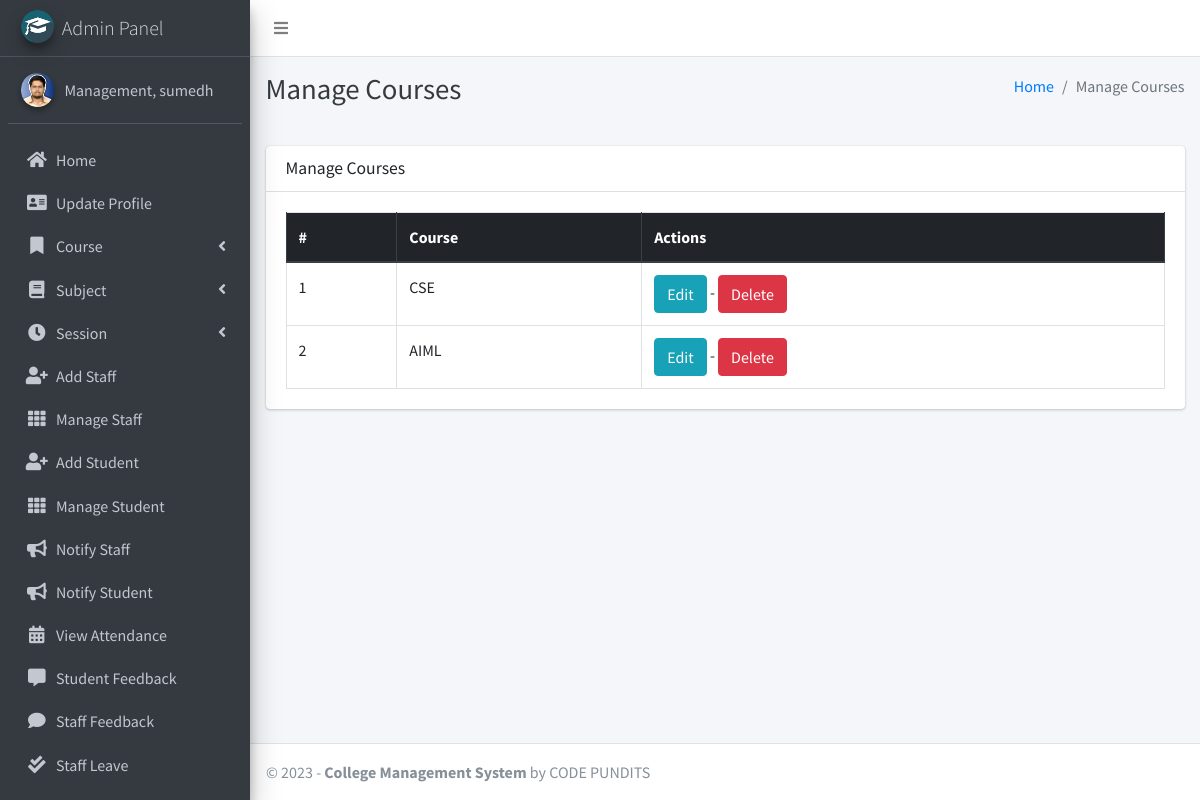
/course/manage/ (signed in), run on the app's committed database.
### main_app/models.py (models this page shows, shortened)
class CustomUser(AbstractUser):
    USER_TYPE = ((1, "HOD"), (2, "Staff"), (3, "Student"))
    GENDER = [("M", "Male"), ("F", "Female")]
    username = None  # Removed username, using email instead
    email = models.EmailField(unique=True)
    user_type = models.CharField(default=1, choices=USER_TYPE, max_length=1)
    gender = models.CharField(max_length=1, choices=GENDER)
    profile_pic = models.ImageField()
    address = models.TextField()
    fcm_token = models.TextField(default="")  # For firebase notifications
    created_at = models.DateTimeField(auto_now_add=True)
    updated_at = models.DateTimeField(auto_now=True)
    USERNAME_FIELD = "email"
    REQUIRED_FIELDS = []
    objects = CustomUserManager()
    def __str__(self):
        return self.last_name + ", " + self.first_name

class Course(models.Model):
    name = models.CharField(max_length=120)
    created_at = models.DateTimeField(auto_now_add=True)
    updated_at = models.DateTimeField(auto_now=True)

### main_app/hod_views.py (the view)
# urls.py: path("course/manage/", hod_views.manage_course, name='manage_course'),
def manage_course(request):
    courses = Course.objects.all()
    context = {
        'courses': courses,
        'page_title': 'Manage Courses'
    }
    return render(request, "hod_template/manage_course.html", context)

### main_app/templates/hod_template/manage_course.html
{% extends 'main_app/base.html' %}
{% load static %}
{% block page_title %}{{page_title}}{% endblock page_title %}
{% block content %}
<section class="content">
    <div class="container-fluid">
        <div class="row">
            <div class="col-md-12">
                <div class="card">
                    <div class="card-header">
                        <h3 class="card-title">{{page_title}}</h3>
                    </div>
                    <div class="card-body">
                        <table id="example2" class="table table-bordered table-hover">
                            <thead class="thead-dark">
                                <tr>
                                    <th>#</th>
                                    <th>Course</th>
                                    <th>Actions</th>
                                </tr>
                            </thead>
                            <tbody>
                                {% for course in courses %}
                                <tr>
                                    <td>{{ forloop.counter }}</td>
                                    <td>{{course.name}}</td>
                                    <td>
                                        <a href="{% url 'edit_course' course.id %}" class="btn btn-info">Edit</a> -
                                        <a href="{% url 'delete_course' course.id %}" onclick="return confirm('Are you sure you want to delete this course ?')" class="btn btn-danger">Delete</a>
                                    </td>
                                </tr>
                                {% endfor %}
                            </tbody>
                        </table>
                    </div>
                </div>
            </div>
        </div>
    </div>
</section>
{% endblock content %}

### main_app/templates/main_app/sidebar_template.html (shortened to what this page needs)
{% load static %}
<aside class="main-sidebar sidebar-dark-info elevation-4">
    {% if request.user.user_type == '1' %}
    <a href="{% url 'admin_home' %}" class="brand-link">
        <img src="{% static 'dist/img/cmsl.png' %} " alt="AdminLTE Logo"
            class="brand-image img-circle elevation-3" >
        <span class="brand-text font-weight-light">Admin Panel</span>
    </a>
    <div class="sidebar">
        <div class="user-panel mt-3 pb-3 mb-3 d-flex">
            <div class="image">
                <img src="{{ request.user.profile_pic}}" class="img-circle elevation-2" alt="User Image">
            </div>
            <div class="info">
                <a href="#" class="d-block">{{user}}</a>
            </div>
        </div>
        <nav class="mt-2">
            <ul class="nav nav-pills nav-sidebar flex-column" data-widget="treeview" role="menu" data-accordion="false">
                <li class="nav-item">
                    {% url 'admin_home' as admin_home %}
                    <a href="{{admin_home}}" class="nav-link {% if admin_home == request.path %} active {% endif %}">
                        <i class="nav-icon fas fa-home"></i>
                        <p>
                            Home
                        </p>
                    </a>
                </li>
                <li class="nav-item">
                    {% url 'admin_view_profile' as admin_view_profile %}
                    <a href="{{admin_view_profile}}"
                        class="nav-link {% if admin_view_profile == request.path %} active {% endif %}">
                        <i class="nav-icon fas fa-address-card"></i>
                        <p>
                            Update Profile
                        </p>
                    </a>
                </li>
                <li class="nav-item has-treeview">
                    <a href="#" class="nav-link">
                        <i class="nav-icon fas fa-bookmark"></i>
                        <p>
                            Course
                            <i class="fas fa-angle-left right"></i>
                        </p>
                    </a>
                </li>
                <li class="nav-item has-treeview">
                    <a href="#" class="nav-link">
                        <i class="nav-icon fas fa-book"></i>
                        <p>
                            Subject
                            <i class="fas fa-angle-left right"></i>
                        </p>
                    </a>
                </li>
                <li class="nav-item has-treeview">
                    <a href="#" class="nav-link">
                        <i class="nav-icon fas fa-clock"></i>
                        <p>
                            Session
                            <i class="fas fa-angle-left right"></i>
                        </p>
                    </a>
                </li>
                <li class="nav-item">
                    {% url 'add_staff' as add_staff %}
                    <a href="{{add_staff}}" class="nav-link {% if add_staff == request.path %} active {% endif %}">
                        <i class="nav-icon fas fa-user-plus"></i>
                        <p>
                            Add Staff
                        </p>
                    </a>
                </li>
                <li class="nav-item">
                    {% url 'manage_staff' as manage_staff %}
                    {% url 'edit_staff' staff_id as edit_staff %}
                    <a href="{{manage_staff}}"
                        class="nav-link {% if manage_staff == request.path or request.path == edit_staff %} active {% endif %}">
                        <i class="nav-icon fas fa-th"></i>
                        <p>
                            Manage Staff
                        </p>
                    </a>
                </li>
                <li class="nav-item">
                    {% url 'add_student' as add_student%}
                    <a href="{{add_student}}" class="nav-link  {% if add_student == request.path %} active {% endif %}">
                        <i class="nav-icon fas fa-user-plus"></i>
                        <p>
                            Add Student
                        </p>
                    </a>
                </li>
                <li class="nav-item">
                    {% url 'manage_student' as manage_student %}
                    {% url 'edit_student' student_id as edit_student %}
                    <a href="{{manage_student}}"
                        class="nav-link  {% if edit_student == request.path or manage_student == request.path %} active {% endif %}">
                        <i class="nav-icon fas fa-th"></i>
                        <p>
                            Manage Student
                        </p>
                    </a>
                </li>
                <li class="nav-item">
                    {% url 'admin_notify_staff' as admin_notify_staff %}
                    <a href="{{admin_notify_staff}}"
                        class="nav-link {% if admin_notify_staff == request.path %} active {% endif %}">
                        <i class="nav-icon fas fa-bullhorn"></i>
                        <p>
                            Notify Staff
                        </p>
                    </a>
                </li>
                <li class="nav-item">
                    {% url 'admin_notify_student' as admin_notify_student %}
                    <a href="{{admin_notify_student}}"
                        class="nav-link {% if admin_notify_student == request.path %} active {% endif %}">
                        <i class="nav-icon fas fa-bullhorn"></i>
                        <p>
                            Notify Student
                        </p>
                    </a>
                </li>
                <li class="nav-item">
                    {% url 'admin_view_attendance' as admin_view_attendance %}
                <li class="nav-item">
                    <a href="{{admin_view_attendance}}"
                        class="nav-link  {% if admin_view_attendance == request.path %} active {% endif %}">
                        <i class="nav-icon fas fa-calendar-alt"></i>
                        <p>
                            View Attendance
                        </p>
                    </a>
                </li>
                <li class="nav-item">
                    {% url 'student_feedback_message' as student_feedback_message %}
                    <a href="{{ student_feedback_message }}"
                        class="nav-link  {% if student_feedback_message == request.path %} active {% endif %}">
                        <i class="nav-icon fas fa-comment-alt"></i>
                        <p>
                            Student Feedback
                        </p>
                    </a>
                </li>
                <li class="nav-item">
                    {% url 'staff_feedback_message' as staff_feedback_message %}
                    <a href="{{staff_feedback_message}}"
                        class="nav-link   {% if staff_feedback_message == request.path %} active {% endif %}">
                        <i class="nav-icon fas fa-comment"></i>
                        <p>
                            Staff Feedback
                        </p>
                    </a>
                </li>
                <li class="nav-item">
                    {% url 'view_staff_leave' as view_staff_leave %}
                    <a href="{{view_staff_leave}}"
                        class="nav-link  {% if view_staff_leave == request.path %} active {% endif %}">
                        <i class="nav-icon fas fa-check-double"></i>
                        <p>
                            Staff Leave
                        </p>
                    </a>
                </li>
                <li class="nav-item">
                    {% url 'view_student_leave' as view_student_leave %}
                    <a href="{% url 'view_student_leave' %}"
                        class="nav-link  {% if view_student_leave == request.path %} active {% endif %}">
                    </a>
                </li>
                                        {% endif %}
                                    </ul>
                                </nav>
                            </div>
</aside>

### data on the page
CustomUser: last_name+first_name "Management, sumedh"
Course: name "CSE"
Course: name "AIML"

### other printed values
{{ page_title }} "Manage Courses"
